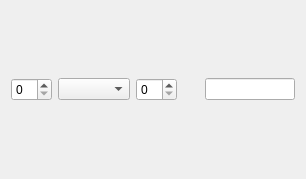
<?xml version="1.0" encoding="UTF-8"?>
<ui version="4.0">
 <class>Calculator</class>
 <widget class="QWidget" name="Calculator">
  <property name="geometry">
   <rect>
    <x>0</x>
    <y>0</y>
    <width>306</width>
    <height>179</height>
   </rect>
  </property>
  <property name="windowTitle">
   <string>Calculator</string>
  </property>
  <widget class="QWidget" name="horizontalWidget" native="true">
   <property name="geometry">
    <rect>
     <x>0</x>
     <y>0</y>
     <width>306</width>
     <height>179</height>
    </rect>
   </property>
   <property name="sizePolicy">
    <sizepolicy hsizetype="Preferred" vsizetype="Preferred">
     <horstretch>0</horstretch>
     <verstretch>0</verstretch>
    </sizepolicy>
   </property>
   <property name="maximumSize">
    <size>
     <width>308</width>
     <height>181</height>
    </size>
   </property>
   <layout class="QHBoxLayout" name="horizontalLayout">
    <item>
     <widget class="QSpinBox" name="spinBox"/>
    </item>
    <item>
     <widget class="QComboBox" name="comboBox"/>
    </item>
    <item>
     <widget class="QSpinBox" name="spinBox_2">
      <property name="sizePolicy">
       <sizepolicy hsizetype="Preferred" vsizetype="Preferred">
        <horstretch>0</horstretch>
        <verstretch>0</verstretch>
       </sizepolicy>
      </property>
      <property name="maximumSize">
       <size>
        <width>16777215</width>
        <height>23</height>
       </size>
      </property>
     </widget>
    </item>
    <item>
     <spacer name="horizontalSpacer">
      <property name="orientation">
       <enum>Qt::Horizontal</enum>
      </property>
      <property name="sizeHint" stdset="0">
       <size>
        <width>40</width>
        <height>20</height>
       </size>
      </property>
     </spacer>
    </item>
    <item>
     <widget class="QLineEdit" name="lineEdit">
      <property name="sizePolicy">
       <sizepolicy hsizetype="Preferred" vsizetype="Fixed">
        <horstretch>0</horstretch>
        <verstretch>0</verstretch>
       </sizepolicy>
      </property>
     </widget>
    </item>
   </layout>
  </widget>
 </widget>
 <layoutdefault spacing="6" margin="11"/>
 <resources/>
 <connections/>
</ui>
